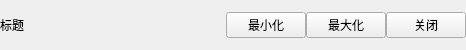
<?xml version="1.0" encoding="UTF-8"?>
<ui version="4.0">
 <class>Form</class>
 <widget class="QWidget" name="Form">
  <property name="geometry">
   <rect>
    <x>0</x>
    <y>0</y>
    <width>466</width>
    <height>50</height>
   </rect>
  </property>
  <property name="sizePolicy">
   <sizepolicy hsizetype="Expanding" vsizetype="Fixed">
    <horstretch>0</horstretch>
    <verstretch>0</verstretch>
   </sizepolicy>
  </property>
  <property name="minimumSize">
   <size>
    <width>0</width>
    <height>50</height>
   </size>
  </property>
  <property name="maximumSize">
   <size>
    <width>16777215</width>
    <height>50</height>
   </size>
  </property>
  <property name="windowTitle">
   <string>Form</string>
  </property>
  <layout class="QHBoxLayout" name="horizontalLayout">
   <property name="spacing">
    <number>0</number>
   </property>
   <property name="leftMargin">
    <number>0</number>
   </property>
   <property name="topMargin">
    <number>0</number>
   </property>
   <property name="rightMargin">
    <number>0</number>
   </property>
   <property name="bottomMargin">
    <number>0</number>
   </property>
   <item>
    <widget class="QLabel" name="title_label">
     <property name="text">
      <string>标题</string>
     </property>
    </widget>
   </item>
   <item>
    <spacer name="horizontalSpacer">
     <property name="orientation">
      <enum>Qt::Horizontal</enum>
     </property>
     <property name="sizeHint" stdset="0">
      <size>
       <width>214</width>
       <height>20</height>
      </size>
     </property>
    </spacer>
   </item>
   <item>
    <widget class="QPushButton" name="mini_button">
     <property name="text">
      <string>最小化</string>
     </property>
    </widget>
   </item>
   <item>
    <widget class="QPushButton" name="max_button">
     <property name="text">
      <string>最大化</string>
     </property>
    </widget>
   </item>
   <item>
    <widget class="QPushButton" name="close_button">
     <property name="text">
      <string>关闭</string>
     </property>
    </widget>
   </item>
  </layout>
 </widget>
 <resources/>
 <connections/>
</ui>
